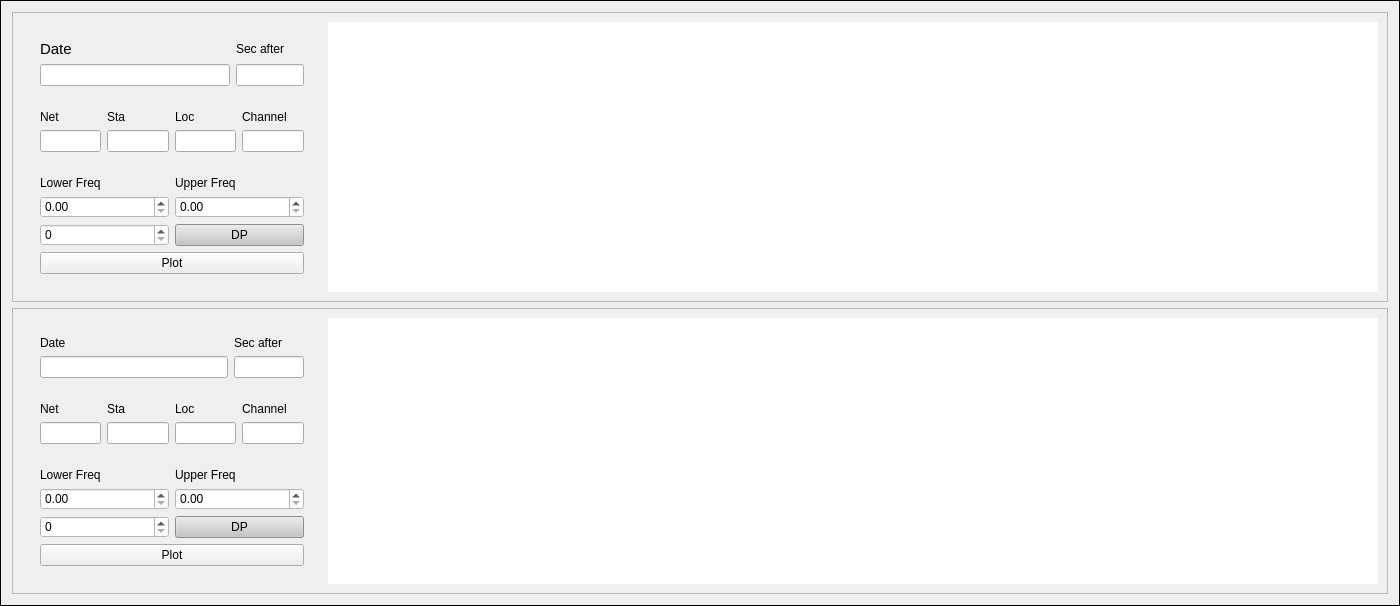
             <widget class="QFrame" name="frame">
              <property name="sizePolicy">
               <sizepolicy hsizetype="MinimumExpanding" vsizetype="Preferred">
                <horstretch>0</horstretch>
                <verstretch>0</verstretch>
               </sizepolicy>
              </property>
              <property name="minimumSize">
               <size>
                <width>1400</width>
                <height>0</height>
               </size>
              </property>
              <property name="frameShape">
               <enum>QFrame::Box</enum>
              </property>
              <layout class="QVBoxLayout" name="verticalLayout">
               <item>
                <widget class="QFrame" name="frame_2">
                 <property name="frameShape">
                  <enum>QFrame::StyledPanel</enum>
                 </property>
                 <property name="frameShadow">
                  <enum>QFrame::Raised</enum>
                 </property>
                 <layout class="QHBoxLayout" name="horizontalLayout_2">
                  <item alignment="Qt::AlignTop">
                   <widget class="QWidget" name="widget_13" native="true">
                    <property name="sizePolicy">
                     <sizepolicy hsizetype="Preferred" vsizetype="MinimumExpanding">
                      <horstretch>0</horstretch>
                      <verstretch>0</verstretch>
                     </sizepolicy>
                    </property>
                    <property name="maximumSize">
                     <size>
                      <width>300</width>
                      <height>16777215</height>
                     </size>
                    </property>
                    <layout class="QVBoxLayout" name="verticalLayout_11">
                     <item>
                      <widget class="QWidget" name="widget_4" native="true">
                       <property name="sizePolicy">
                        <sizepolicy hsizetype="Preferred" vsizetype="Fixed">
                         <horstretch>0</horstretch>
                         <verstretch>0</verstretch>
                        </sizepolicy>
                       </property>
                       <layout class="QGridLayout" name="gridLayout_10">
                        <item row="0" column="0">
                         <widget class="QLabel" name="label_37">
                          <property name="font">
                           <font>
                            <family>Arial</family>
                            <pointsize>11</pointsize>
                            <weight>50</weight>
                            <italic>false</italic>
                            <bold>false</bold>
                           </font>
                          </property>
                          <property name="text">
                           <string>Date</string>
                          </property>
                         </widget>
                        </item>
                        <item row="0" column="1">
                         <widget class="QLabel" name="label_38">
                          <property name="text">
                           <string>Sec after</string>
                          </property>
                         </widget>
                        </item>
                        <item row="1" column="0">
                         <widget class="QLineEdit" name="Dateplot1"/>
                        </item>
                        <item row="1" column="1">
                         <widget class="QLineEdit" name="secplot1">
                          <property name="sizePolicy">
                           <sizepolicy hsizetype="Minimum" vsizetype="Fixed">
                            <horstretch>0</horstretch>
                            <verstretch>0</verstretch>
                           </sizepolicy>
                          </property>
                          <property name="minimumSize">
                           <size>
                            <width>0</width>
                            <height>0</height>
                           </size>
                          </property>
                          <property name="maximumSize">
                           <size>
                            <width>68</width>
                            <height>16777215</height>
                           </size>
                          </property>
                         </widget>
                        </item>
                       </layout>
                      </widget>
                     </item>
                     <item>
                      <widget class="QWidget" name="widget_5" native="true">
                       <property name="sizePolicy">
                        <sizepolicy hsizetype="Preferred" vsizetype="Fixed">
                         <horstretch>0</horstretch>
                         <verstretch>0</verstretch>
                        </sizepolicy>
                       </property>
                       <layout class="QGridLayout" name="gridLayout_2">
                        <item row="1" column="3">
                         <widget class="QLineEdit" name="Channel1"/>
                        </item>
                        <item row="1" column="1">
                         <widget class="QLineEdit" name="Sta1"/>
                        </item>
                        <item row="1" column="2">
                         <widget class="QLineEdit" name="Loc1"/>
                        </item>
                        <item row="0" column="3">
                         <widget class="QLabel" name="label_36">
                          <property name="text">
                           <string>Channel</string>
                          </property>
                         </widget>
                        </item>
                        <item row="1" column="0">
                         <widget class="QLineEdit" name="Net1"/>
                        </item>
                        <item row="0" column="0">
                         <widget class="QLabel" name="label_33">
                          <property name="text">
                           <string>Net</string>
                          </property>
                         </widget>
                        </item>
                        <item row="0" column="2">
                         <widget class="QLabel" name="label_35">
                          <property name="text">
                           <string>Loc</string>
                          </property>
                         </widget>
                        </item>
                        <item row="0" column="1">
                         <widget class="QLabel" name="label_34">
                          <property name="text">
                           <string>Sta</string>
                          </property>
                         </widget>
                        </item>
                       </layout>
                      </widget>
                     </item>
                     <item>
                      <widget class="QWidget" name="widget_3" native="true">
                       <property name="sizePolicy">
                        <sizepolicy hsizetype="Preferred" vsizetype="Fixed">
                         <horstretch>0</horstretch>
                         <verstretch>0</verstretch>
                        </sizepolicy>
                       </property>
                       <layout class="QGridLayout" name="gridLayout">
                        <item row="0" column="0">
                         <widget class="QLabel" name="label_41">
                          <property name="text">
                           <string>Lower Freq</string>
                          </property>
                         </widget>
                        </item>
                        <item row="1" column="1">
                         <widget class="QDoubleSpinBox" name="Freq2p1">
                          <property name="styleSheet">
                           <string notr="true">background-color: rgb(255, 255, 255);</string>
                          </property>
                         </widget>
                        </item>
                        <item row="1" column="0">
                         <widget class="QDoubleSpinBox" name="Freq1p1">
                          <property name="styleSheet">
                           <string notr="true">background-color: rgb(255, 255, 255);</string>
                          </property>
                         </widget>
                        </item>
                        <item row="2" column="1">
                         <widget class="QPushButton" name="DP1">
                          <property name="cursor">
                           <cursorShape>PointingHandCursor</cursorShape>
                          </property>
                          <property name="toolTip">
                           <string extracomment="bla"/>
                          </property>
                          <property name="statusTip">
                           <string extracomment="bla"/>
                          </property>
                          <property name="accessibleDescription">
                           <string/>
                          </property>
                          <property name="styleSheet">
                           <string notr="true">QPushButton { background-color: rgb(198, 198, 198); }

QPushButton:hover:pressed {
      background-color: qlineargradient(x1: 0, y1: 0, x2: 0, y2: 1,
                                        stop: 0 #dadbde, stop: 1 #f6f7fa);
}

QPushButton:hover {
      background-color: rgb(211, 215, 207);
 }

  QPushButton:flat {
      border: none; /* no border for a flat push button */
  }

  QPushButton:default {
      border-color: navy; /* make the default button prominent */
  }</string>
                          </property>
                          <property name="text">
                           <string>DP</string>
                          </property>
                         </widget>
                        </item>
                        <item row="2" column="0">
                         <widget class="QSpinBox" name="n1">
                          <property name="styleSheet">
                           <string notr="true">background-color: rgb(255, 255, 255);</string>
                          </property>
                         </widget>
                        </item>
                        <item row="0" column="1">
                         <widget class="QLabel" name="label_42">
                          <property name="text">
                           <string>Upper Freq</string>
                          </property>
                         </widget>
                        </item>
                        <item row="3" column="0" colspan="2">
                         <widget class="QPushButton" name="PlotSeismogram">
                          <property name="cursor">
                           <cursorShape>PointingHandCursor</cursorShape>
                          </property>
                          <property name="toolTip">
                           <string/>
                          </property>
                          <property name="text">
                           <string>Plot</string>
                          </property>
                         </widget>
                        </item>
                       </layout>
                      </widget>
                     </item>
                    </layout>
                   </widget>
                  </item>
                  <item>
                   <layout class="QVBoxLayout" name="verticalLayout_4">
                    <item>
                     <widget class="MatplotlibWidget_special" name="grafico1" native="true">
                      <property name="sizePolicy">
                       <sizepolicy hsizetype="Preferred" vsizetype="Preferred">
                        <horstretch>0</horstretch>
                        <verstretch>0</verstretch>
                       </sizepolicy>
                      </property>
                      <property name="styleSheet">
                       <string notr="true">background-color: rgb(255, 255, 255);</string>
                      </property>
                     </widget>
                    </item>
                   </layout>
                  </item>
                 </layout>
                </widget>
               </item>
               <item>
                <widget class="QFrame" name="frame_3">
                 <property name="frameShape">
                  <enum>QFrame::StyledPanel</enum>
                 </property>
                 <property name="frameShadow">
                  <enum>QFrame::Plain</enum>
                 </property>
                 <layout class="QHBoxLayout" name="horizontalLayout_3">
                  <item alignment="Qt::AlignTop">
                   <widget class="QWidget" name="widget_12" native="true">
                    <property name="sizePolicy">
                     <sizepolicy hsizetype="Preferred" vsizetype="MinimumExpanding">
                      <horstretch>0</horstretch>
                      <verstretch>0</verstretch>
                     </sizepolicy>
                    </property>
                    <property name="maximumSize">
                     <size>
                      <width>300</width>
                      <height>16777215</height>
                     </size>
                    </property>
                    <layout class="QVBoxLayout" name="verticalLayout_9">
                     <item>
                      <widget class="QWidget" name="widget_8" native="true">
                       <property name="sizePolicy">
                        <sizepolicy hsizetype="Preferred" vsizetype="Fixed">
                         <horstretch>0</horstretch>
                         <verstretch>0</verstretch>
                        </sizepolicy>
                       </property>
                       <layout class="QGridLayout" name="gridLayout_8">
                        <item row="0" column="0">
                         <widget class="QLabel" name="label_39">
                          <property name="text">
                           <string>Date</string>
                          </property>
                         </widget>
                        </item>
                        <item row="0" column="1">
                         <widget class="QLabel" name="label_40">
                          <property name="text">
                           <string>Sec after</string>
                          </property>
                         </widget>
                        </item>
                        <item row="1" column="0">
                         <widget class="QLineEdit" name="Dateplot2"/>
                        </item>
                        <item row="1" column="1">
                         <widget class="QLineEdit" name="secplot2">
                          <property name="sizePolicy">
                           <sizepolicy hsizetype="Minimum" vsizetype="Fixed">
                            <horstretch>0</horstretch>
                            <verstretch>0</verstretch>
                           </sizepolicy>
                          </property>
                          <property name="maximumSize">
                           <size>
                            <width>70</width>
                            <height>70</height>
                           </size>
                          </property>
                         </widget>
                        </item>
                       </layout>
                      </widget>
                     </item>
                     <item>
                      <widget class="QWidget" name="widget_6" native="true">
                       <property name="sizePolicy">
                        <sizepolicy hsizetype="Preferred" vsizetype="Fixed">
                         <horstretch>0</horstretch>
                         <verstretch>0</verstretch>
                        </sizepolicy>
                       </property>
                       <layout class="QGridLayout" name="gridLayout_5">
                        <item row="1" column="2">
                         <widget class="QLineEdit" name="Loc2"/>
                        </item>
                        <item row="1" column="3">
                         <widget class="QLineEdit" name="Channel2"/>
                        </item>
                        <item row="0" column="1">
                         <widget class="QLabel" name="label_30">
                          <property name="text">
                           <string>Sta</string>
                          </property>
                         </widget>
                        </item>
                        <item row="0" column="2">
                         <widget class="QLabel" name="label_31">
                          <property name="text">
                           <string>Loc</string>
                          </property>
                         </widget>
                        </item>
                        <item row="0" column="3">
                         <widget class="QLabel" name="label_32">
                          <property name="text">
                           <string>Channel</string>
                          </property>
                         </widget>
                        </item>
                        <item row="1" column="0">
                         <widget class="QLineEdit" name="Net2"/>
                        </item>
                        <item row="1" column="1">
                         <widget class="QLineEdit" name="Sta2"/>
                        </item>
                        <item row="0" column="0">
                         <widget class="QLabel" name="label_29">
                          <property name="text">
                           <string>Net</string>
                          </property>
                         </widget>
                        </item>
                       </layout>
                      </widget>
                     </item>
                     <item>
                      <widget class="QWidget" name="widget_7" native="true">
                       <property name="sizePolicy">
                        <sizepolicy hsizetype="Preferred" vsizetype="Fixed">
                         <horstretch>0</horstretch>
                         <verstretch>0</verstretch>
                        </sizepolicy>
                       </property>
                       <layout class="QGridLayout" name="gridLayout_4">
                        <item row="0" column="0">
                         <widget class="QLabel" name="label_43">
                          <property name="text">
                           <string>Lower Freq</string>
                          </property>
                         </widget>
                        </item>
                        <item row="0" column="1">
                         <widget class="QLabel" name="label_44">
                          <property name="text">
                           <string>Upper Freq</string>
                          </property>
                         </widget>
                        </item>
                        <item row="1" column="0">
                         <widget class="QDoubleSpinBox" name="Freq1p2">
                          <property name="styleSheet">
                           <string notr="true">background-color: rgb(255, 255, 255);</string>
                          </property>
                         </widget>
                        </item>
                        <item row="1" column="1">
                         <widget class="QDoubleSpinBox" name="Freq2p2">
                          <property name="styleSheet">
                           <string notr="true">background-color: rgb(255, 255, 255);</string>
                          </property>
                         </widget>
                        </item>
                        <item row="2" column="0">
                         <widget class="QSpinBox" name="n2">
                          <property name="styleSheet">
                           <string notr="true">background-color: rgb(255, 255, 255);</string>
                          </property>
                         </widget>
                        </item>
                        <item row="2" column="1">
                         <widget class="QPushButton" name="DP2">
                          <property name="cursor">
                           <cursorShape>PointingHandCursor</cursorShape>
                          </property>
                          <property name="styleSheet">
                           <string notr="true">QPushButton { background-color: rgb(198, 198, 198); }

QPushButton:hover:pressed {
      background-color: qlineargradient(x1: 0, y1: 0, x2: 0, y2: 1,
                                        stop: 0 #dadbde, stop: 1 #f6f7fa);
}

QPushButton:hover {
      background-color: rgb(211, 215, 207);
 }

  QPushButton:flat {
      border: none; /* no border for a flat push button */
  }

  QPushButton:default {
      border-color: navy; /* make the default button prominent */
  }</string>
                          </property>
                          <property name="text">
                           <string>DP</string>
                          </property>
                         </widget>
                        </item>
                        <item row="3" column="0" colspan="2">
                         <widget class="QPushButton" name="PlotSeismogram2">
                          <property name="cursor">
                           <cursorShape>PointingHandCursor</cursorShape>
                          </property>
                          <property name="text">
                           <string>Plot</string>
                          </property>
                         </widget>
                        </item>
                       </layout>
                      </widget>
                     </item>
                    </layout>
                   </widget>
                  </item>
                  <item>
                   <layout class="QVBoxLayout" name="verticalLayout_10">
                    <item>
                     <widget class="MatplotlibWidget_special" name="grafico2" native="true">
                      <property name="sizePolicy">
                       <sizepolicy hsizetype="Preferred" vsizetype="Preferred">
                        <horstretch>0</horstretch>
                        <verstretch>0</verstretch>
                       </sizepolicy>
                      </property>
                      <property name="styleSheet">
                       <string notr="true">background-color: rgb(255, 255, 255);</string>
                      </property>
                     </widget>
                    </item>
                   </layout>
                  </item>
                 </layout>
                </widget>
               </item>
              </layout>
             </widget>
